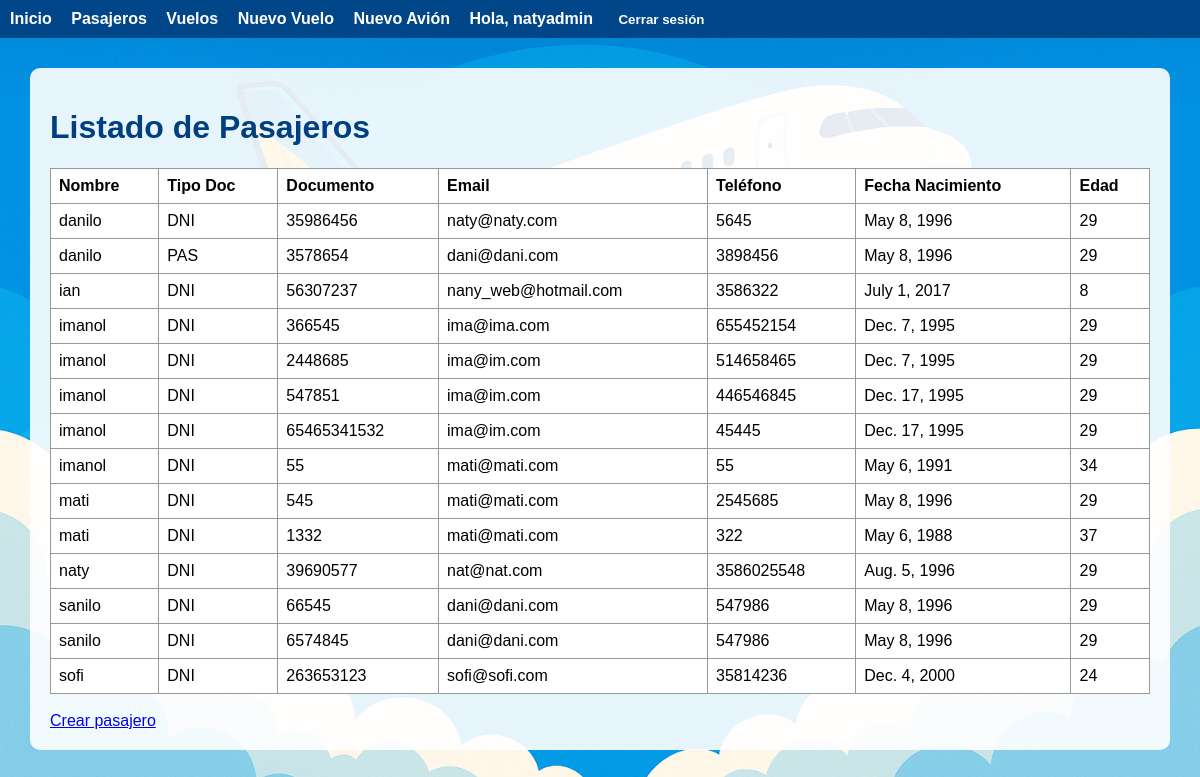
Before: /pasajeros/ (signed in) with the older database file.
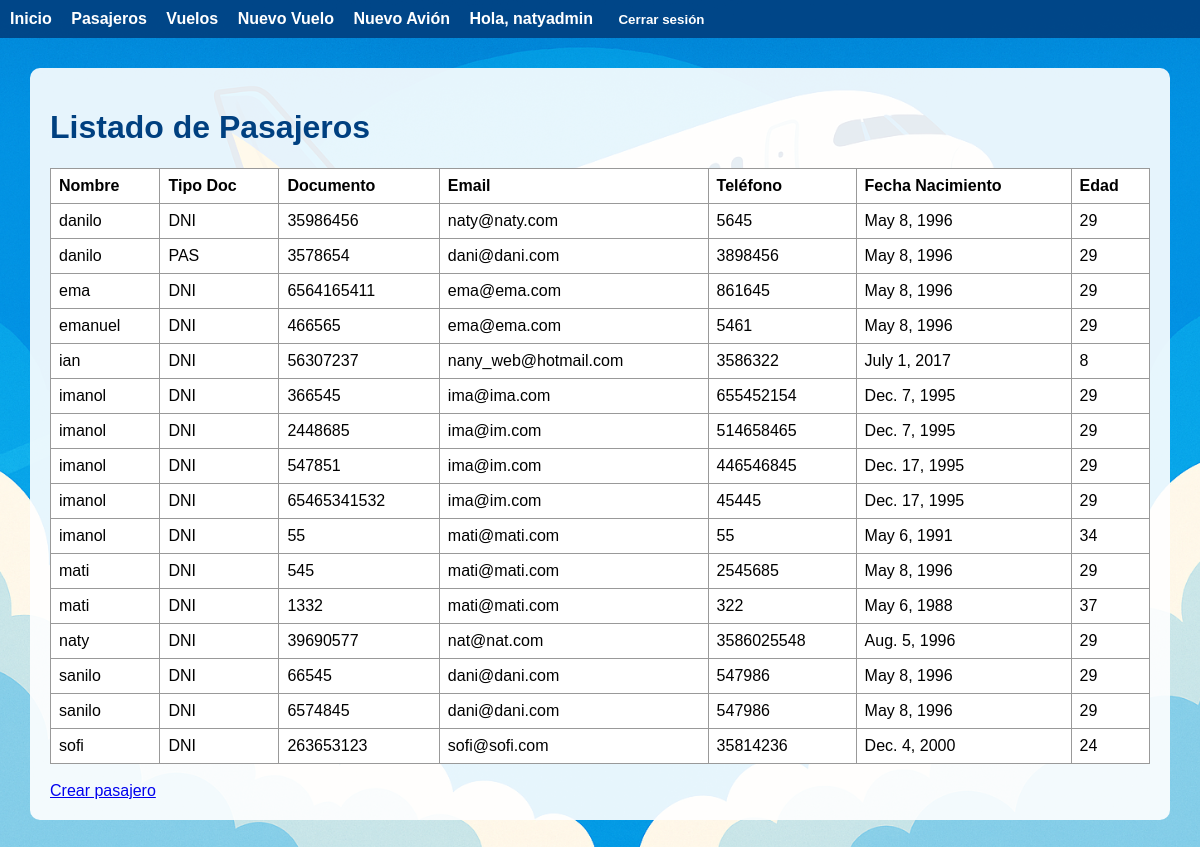
After: the same page with the newer database file.
### pasajeros/models.py (models this page shows, shortened)
class Pasajero(models.Model):
    TIPO_DOCUMENTO_CHOICES = [
        ('DNI', 'DNI'),
        ('PAS', 'Pasaporte'),
        ('LC', 'Libreta Cívica'),
        ('LE', 'Libreta de Enrolamiento'),
        ('OTRO', 'Otro'),
    ]
    nombre = models.CharField(max_length=100)
    tipo_documento = models.CharField(max_length=10, choices=TIPO_DOCUMENTO_CHOICES)
    documento = models.CharField(max_length=30, unique=True)
    email = models.EmailField()
    telefono = models.CharField(max_length=20)
    fecha_nacimiento = models.DateField()
    @property
    def edad(self):
        today = date.today()
        return today.year - self.fecha_nacimiento.year - (
            (today.month, today.day) < (self.fecha_nacimiento.month, self.fecha_nacimiento.day)
        )
    class Meta:
        verbose_name = 'Pasajero'
        verbose_name_plural = 'Pasajeros'
        ordering = ['nombre']

### pasajeros/views.py (the view)
# urls.py: path('', views.lista_pasajeros, name='listado_pasajeros'),
@login_required
def lista_pasajeros(request):
    if request.user.perfil and request.user.perfil.rol != 'admin':
        return redirect('home:index')
    pasajeros = Pasajero.objects.all()
    return render(request, 'pasajeros/pasajeros_list.html', {'pasajeros': pasajeros})

### usuarios/models.py (called while the page is built)
def get_perfil(self):
    return getattr(self, 'perfilusuario', None)

### pasajeros/templates/pasajeros/pasajeros_list.html
{% extends 'base.html' %}
{% block content %}
  <h1>Listado de Pasajeros</h1>
  <table border="1">
    <thead>
      <tr>
        <th>Nombre</th>
        <th>Tipo Doc</th>
        <th>Documento</th>
        <th>Email</th>
        <th>Teléfono</th>
        <th>Fecha Nacimiento</th>
        <th>Edad</th>
      </tr>
    </thead>
    <tbody>
      {% for p in pasajeros %}
        <tr>
          <td>{{ p.nombre }}</td>
          <td>{{ p.tipo_documento }}</td>
          <td>{{ p.documento }}</td>
          <td>{{ p.email }}</td>
          <td>{{ p.telefono }}</td>
          <td>{{ p.fecha_nacimiento }}</td>
          <td>{{ p.edad }}</td>
        </tr>
      {% endfor %}
    </tbody>
  </table>
  <br>
  <a href="{% url 'pasajeros:crear_pasajero' %}">Crear pasajero</a>
{% endblock %}

### home/templates/base.html (shortened to what this page needs)
{% load static %}
<!DOCTYPE html>
<html lang="es">
<head>
</head>
<body>
    <nav>
        <a href="{% url 'home:index' %}">Inicio</a>
        {% if user.is_authenticated %}
            <a href="{% url 'pasajeros:listado_pasajeros' %}">Pasajeros</a>
            <a href="{% url 'vuelos:vuelo_list' %}">Vuelos</a>
            {% if user.perfilusuario.rol == 'admin' %}
                <a href="{% url 'vuelos:crear_vuelo' %}">Nuevo Vuelo</a>
            {% endif %}
            {% if user.perfilusuario.rol != 'pasajero' %}
                <a href="{% url 'vuelos:crear_avion' %}">Nuevo Avión</a>
            {% endif %}
            <span>Hola, {{ user.username }}</span>
            <form action="{% url 'usuarios:logout' %}" method="post" style="display:inline;">
                <button type="submit">Cerrar sesión</button>
            </form>
        {% else %}
            <a href="{% url 'usuarios:login' %}">Iniciar sesión</a>
            <a href="{% url 'usuarios:registro' %}">Registrarse</a>
        {% endif %}
    </nav>
    <div class="container">
        {% block content %}
        {% endblock %}
    </div>
</body>
</html>

Changed rows visible on the page:
added Pasajero: nombre "ema", tipo_documento "DNI", documento "6564165411", email "ema@ema.com", telefono "861645", fecha_nacimiento "May 8, 1996", edad "29"
added Pasajero: nombre "emanuel", tipo_documento "DNI", documento "466565", email "ema@ema.com", telefono "5461", fecha_nacimiento "May 8, 1996", edad "29"
